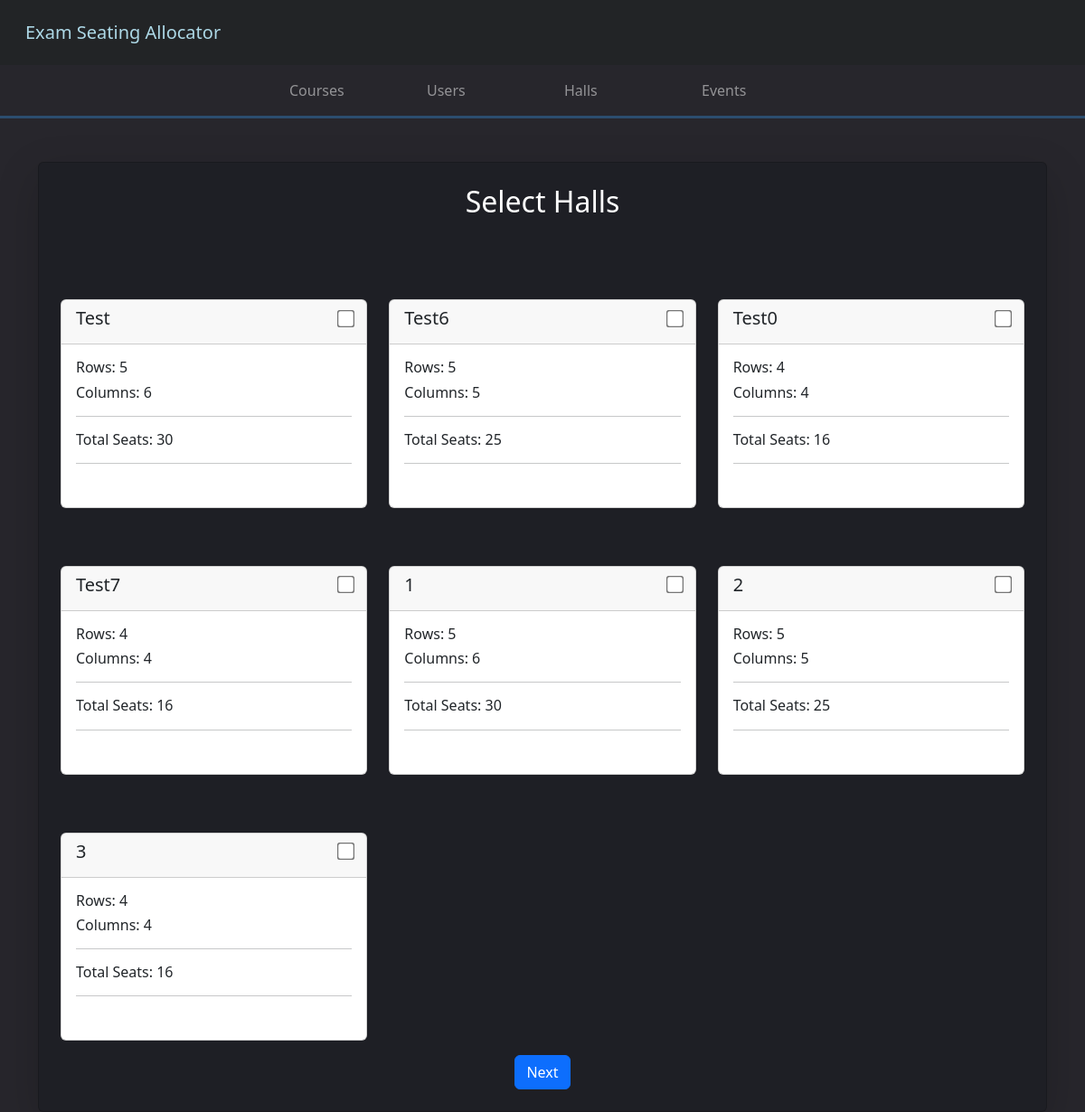
The app's page /create_new_event_halls/92 with its own data.
### api/models.py (models this page shows)
class Hall(models.Model):
    name = models.CharField(max_length=100)
    rows = models.IntegerField()
    columns = models.IntegerField()
    noOfSeats = models.IntegerField(default=1)

### api/views.py (the view, shortened to what this page needs)
def create_new_event_halls(request, id):
    halls = Hall.objects.all()
    event = Event.objects.get(id=id)
    context = {"homeurl": "admin_home", "halls": halls}
    return render(request, "createNewEventHalls.html", context)

### api/templates/createNewEventHalls.html (shortened to what this page needs)
{%extends "base.html"%} {%block start%}
<div class="container mt-5">
  <form
    class="mx-auto card p-4 shadow-lg forms d-flex justify-content-between align-items-center"
    method="post"
    enctype="multipart/form-data"
  >
    <h2>Select Halls</h2>
    <div class="row">
      {%for hall in halls%}
      <div class="col-md-4 mt-5">
        <div class="card mb-3">
          <div
            class="card-header d-flex justify-content-between align-items-center"
          >
            <h5 class="card-title">{{hall.name |capfirst}}</h5>
            <input
              class="card-title"
              type="checkbox"
              value="{{hall.id}}"
              id="{{hall.id}}"
              name="selectedhalls"
              style="transform: scale(1.5)"
            />
          </div>
          <div class="card-body mb-3">
              <h6><span>Rows:</span> {{ hall.rows }}</h6>
            <h6><span>Columns:</span> {{ hall.columns }}</h6>
            <hr>
            <h6><span>Total Seats:</span> {{ hall.noOfSeats}}</h6>
            <hr>
          </div>
        </div>
      </div>
      {%endfor%}
    </div>
    <button type="submit" class="btn btn-primary">Next</button>
  </form>
</div>
{%endblock%}

### api/templates/base.html (style rules this page uses)
.forms { background:#1E1F25; color:white; }

### records on screen
Hall: name "Test", rows "5", columns "6", noOfSeats "30"
Hall: name "Test6", rows "5", columns "5", noOfSeats "25"
Hall: name "Test0", rows "4", columns "4", noOfSeats "16"
Hall: name "Test7", rows "4", columns "4", noOfSeats "16"
Hall: name "1", rows "5", columns "6", noOfSeats "30"
Hall: name "2", rows "5", columns "5", noOfSeats "25"
Hall: name "3", rows "4", columns "4", noOfSeats "16"
